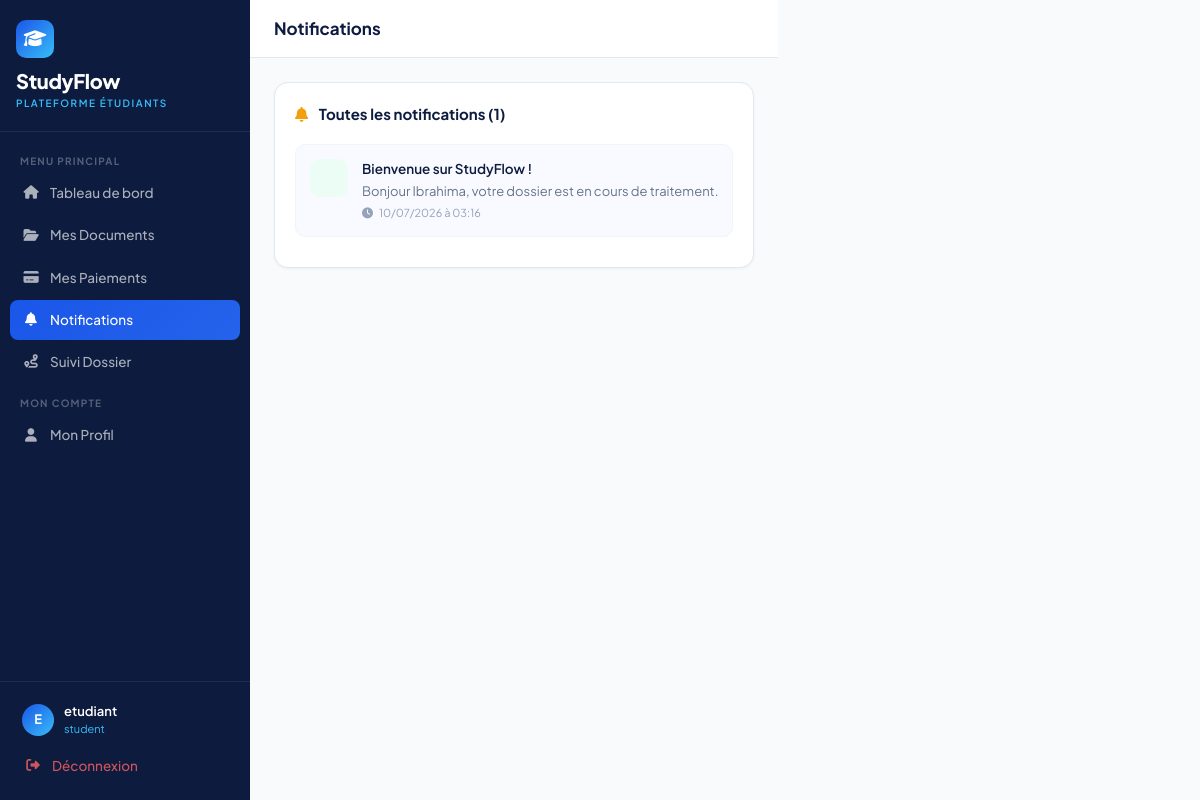
Page /auth/notifications (signed in) on the committed database.
### models/user.py (models this page shows, shortened)
class User(UserMixin, db.Model):
    __tablename__ = 'users'
    id = db.Column(db.Integer, primary_key=True)
    email = db.Column(db.String(120), unique=True, nullable=False)
    password_hash = db.Column(db.String(256))
    role = db.Column(db.String(20), default='student')
    is_active = db.Column(db.Boolean, default=True)
    reset_token = db.Column(db.String(100), nullable=True)
    reset_token_expiry = db.Column(db.DateTime, nullable=True)
    created_at = db.Column(db.DateTime, default=datetime.utcnow)
    student_profile = db.relationship('StudentProfile', backref='user', uselist=False, foreign_keys='StudentProfile.user_id')

class Notification(db.Model):
    __tablename__ = 'notifications'
    id = db.Column(db.Integer, primary_key=True)
    user_id = db.Column(db.Integer, db.ForeignKey('users.id'), nullable=False)
    title = db.Column(db.String(200))
    content = db.Column(db.Text)
    type = db.Column(db.String(30))
    is_read = db.Column(db.Boolean, default=False)
    created_at = db.Column(db.DateTime, default=datetime.utcnow)

### routes/auth.py (the view)
@auth_bp.route('/notifications')
@login_required
def notifications():
    notifs = Notification.query.filter_by(
        user_id=current_user.id
    ).order_by(Notification.created_at.desc()).all()
    for n in notifs:
        n.is_read = True
    db.session.commit()
    return render_template('auth/notifications.html', notifs=notifs)

### templates/auth/notifications.html (shortened to what this page needs)
{% extends "base.html" %}
{% block sidebar_nav %}
<div class="nav-label">Menu Principal</div>
<a href="{{ url_for('auth.dashboard') }}" class="sidebar-link">
  <i class="fas fa-home"></i> Tableau de bord
</a>
<a href="{{ url_for('auth.documents') }}" class="sidebar-link">
  <i class="fas fa-folder-open"></i> Mes Documents
</a>
<a href="{{ url_for('auth.payments') }}" class="sidebar-link">
  <i class="fas fa-credit-card"></i> Mes Paiements
</a>
<a href="{{ url_for('auth.notifications') }}" class="sidebar-link active">
  <i class="fas fa-bell"></i> Notifications
</a>
<a href="{{ url_for('auth.suivi') }}" class="sidebar-link">
  <i class="fas fa-route"></i> Suivi Dossier
</a>
<div class="nav-label">Mon Compte</div>
<a href="{{ url_for('auth.profile') }}" class="sidebar-link">
  <i class="fas fa-user"></i> Mon Profil
</a>
{% endblock %}
{% block page_title %}Notifications{% endblock %}
{% block content %}
<div class="sf-card">
  <div style="font-size:15px;font-weight:700;color:#0D1B3E;margin-bottom:18px;">
    <i class="fas fa-bell" style="color:#F59E0B;margin-right:8px;"></i>
    Toutes les notifications ({{ notifs | length }})
  </div>
  {% if notifs %}
    {% for n in notifs %}
    <div style="display:flex;gap:14px;padding:14px;margin-bottom:10px;border-radius:10px;border:1px solid #F1F5F9;background:{% if not n.is_read %}#F8FAFF{% else %}#FAFAFA{% endif %};">
      <div style="width:38px;height:38px;border-radius:10px;flex-shrink:0;display:flex;align-items:center;justify-content:center;
        {% if n.type == 'success' %}background:#ECFDF5;
        {% elif n.type == 'danger' %}background:#FFF1F2;
        {% elif n.type == 'warning' %}background:#FFFBEB;
        {% else %}background:#EFF6FF;{% endif %}">
      </div>
      <div style="flex:1;">
        <div style="font-size:13.5px;font-weight:600;color:#0D1B3E;margin-bottom:3px;">
          {{ n.title }}
        </div>
        <div style="font-size:13px;color:#64748B;margin-bottom:4px;">{{ n.content }}</div>
        <div style="font-size:11px;color:#94A3B8;">
          <i class="fas fa-clock" style="margin-right:4px;"></i>
          {{ n.created_at.strftime('%d/%m/%Y à %H:%M') }}
        </div>
      </div>
    </div>
    {% endfor %}
  {% endif %}
</div>
{% endblock %}

### templates/base.html (shortened to what this page needs)
<!DOCTYPE html>
<html lang="fr">
<head>
  <link href="https://cdn.jsdelivr.net/npm/bootstrap@5.3.2/dist/css/bootstrap.min.css" rel="stylesheet">
  <link href="https://cdnjs.cloudflare.com/ajax/libs/font-awesome/6.5.0/css/all.min.css" rel="stylesheet">
</head>
<body>
{% block body %}
<div style="display:flex">
  <nav class="sidebar">
    <div class="sidebar-logo">
      <div class="logo-icon"><i class="fas fa-graduation-cap"></i></div>
      <div class="brand-name">StudyFlow</div>
      <div class="brand-sub">Plateforme Étudiants</div>
    </div>
    <div class="sidebar-nav">
      {% block sidebar_nav %}{% endblock %}
    </div>
    <div class="sidebar-footer">
      <div class="sidebar-user">
        <div class="s-avatar">{{ current_user.email[0].upper() }}</div>
        <div>
          <div class="s-name">{{ current_user.email.split('@')[0] }}</div>
          <div class="s-role">{{ current_user.role }}</div>
        </div>
      </div>
      <a href="{{ url_for('auth.logout') }}" class="sidebar-link" style="color:rgba(255,100,100,.8)">
        <i class="fas fa-sign-out-alt"></i> Déconnexion
      </a>
    </div>
  </nav>
  <div class="main-wrap">
    <header class="topbar">
      <div class="topbar-title">{% block page_title %}{% endblock %}</div>
    </header>
    <main class="page-content">
      {% block content %}{% endblock %}
    </main>
  </div>
</div>
{% endblock %}
</body>
</html>

### templates/base.html (style rules this page uses)
:root { --navy: #0D1B3E; --blue: #1A56E8; --sky: #38BDF8; --green: #10B981; --amber: #F59E0B; --rose: #F43F5E; --slate: #64748B; --light: #F8FAFC; --border: #E2E8F0; --sidebar-w: 250px; }
* { box-sizing: border-box; margin: 0; padding: 0; }
body { font-family: 'Plus Jakarta Sans', sans-serif; background: var(--light); color: #1E293B; font-size: 14px; }
.sidebar { position: fixed; top: 0; left: 0; bottom: 0; width: var(--sidebar-w); background: var(--navy); display: flex; flex-direction: column; z-index: 1000; }
.sidebar-logo { padding: 20px 16px; border-bottom: 1px solid rgba(255,255,255,.08); }
.logo-icon { width: 38px; height: 38px; background: linear-gradient(135deg, var(--blue), var(--sky)); border-radius: 10px; display: flex; align-items: center; justify-content: center; font-size: 18px; color: #fff; margin-bottom: 8px; }
.brand-name { font-size: 20px; font-weight: 800; color: #fff; letter-spacing: -.3px; }
.brand-sub { font-size: 10px; color: var(--sky); text-transform: uppercase; letter-spacing: 1.5px; font-weight: 600; }
.sidebar-nav { flex: 1; padding: 10px; overflow-y: auto; }
.nav-label { font-size: 10px; font-weight: 700; letter-spacing: 1.2px; text-transform: uppercase; color: rgba(255,255,255,.3); padding: 12px 10px 4px; }
.sidebar-link { display: flex; align-items: center; gap: 10px; padding: 10px 12px; border-radius: 8px; color: rgba(255,255,255,.65); text-decoration: none; font-weight: 500; font-size: 13.5px; margin-bottom: 2px; transition: all .15s; }
.sidebar-link.active { background: linear-gradient(135deg, var(--blue), #2563EB); color: #fff; }
.sidebar-link i { width: 18px; text-align: center; }
.sidebar-footer { padding: 12px; border-top: 1px solid rgba(255,255,255,.08); }
.sidebar-user { display: flex; align-items: center; gap: 10px; padding: 8px 10px; }
.s-avatar { width: 32px; height: 32px; border-radius: 50%; background: linear-gradient(135deg, var(--blue), var(--sky)); display: flex; align-items: center; justify-content: center; color: #fff; font-weight: 700; font-size: 13px; }
.s-name { color: #fff; font-weight: 600; font-size: 13px; }
.s-role { color: var(--sky); font-size: 11px; }
.main-wrap { margin-left: var(--sidebar-w); min-height: 100vh; }
.topbar { background: #fff; border-bottom: 1px solid var(--border); padding: 0 24px; height: 58px; display: flex; align-items: center; justify-content: space-between; position: sticky; top: 0; z-index: 100; }
.topbar-title { font-size: 17px; font-weight: 700; color: var(--navy); }
.page-content { padding: 24px; }
.sf-card { background: #fff; border: 1px solid var(--border); border-radius: 14px; padding: 20px; box-shadow: 0 1px 3px rgba(0,0,0,.05); }

### rows in the picture
User: email "E", email "etudiant", role "student"
Notification: title "Bienvenue sur StudyFlow !", content "Bonjour Ibrahima, votre dossier est en cours de traitement.", created_at "10/07/2026 à 03:16"

### other values in the picture
{{ notifs | length }} "1"
